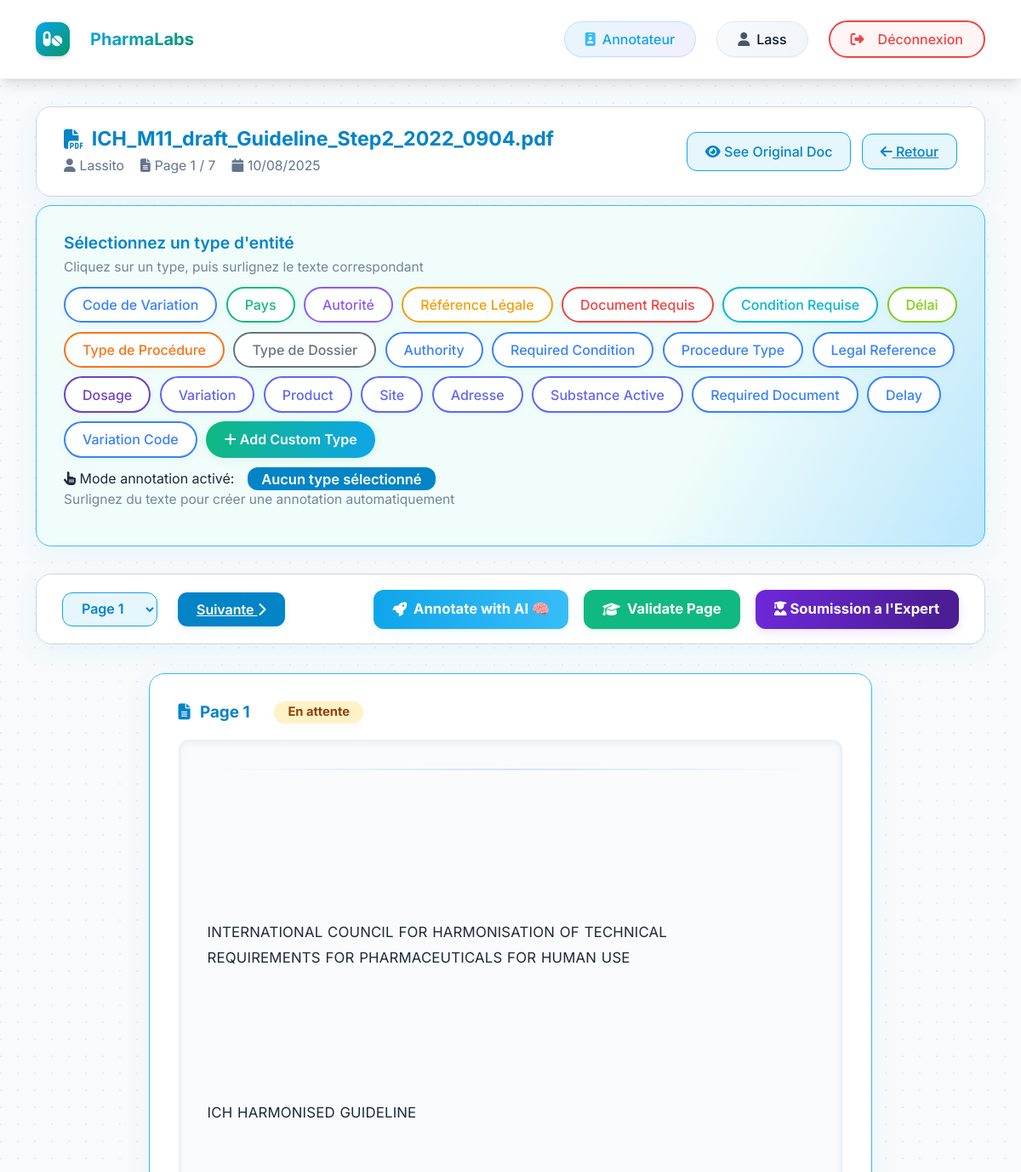
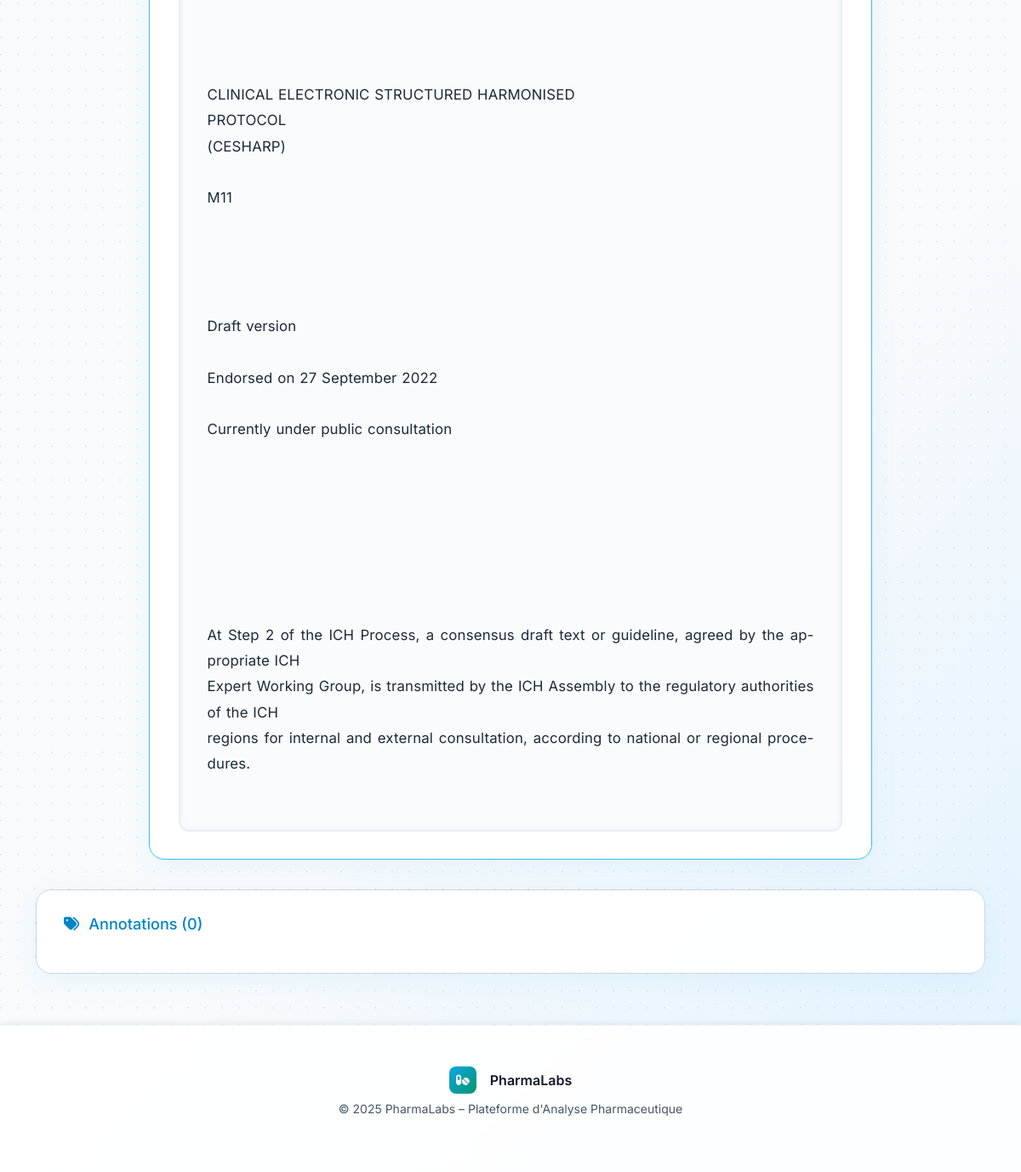
Screenshot of /annotation/document/142/ (signed in) with the database file from the repository (2 pictures, top to bottom).
### rawdocs/models.py (models this page shows, shortened)
class RawDocument(models.Model):
    url = models.URLField(help_text="URL d'origine du PDF", blank=True)
    file = models.FileField(upload_to=pdf_upload_to, help_text="Fichier PDF téléchargé")
    created_at = models.DateTimeField(auto_now_add=True)
    owner = models.ForeignKey(
        settings.AUTH_USER_MODEL,
        on_delete=models.CASCADE,
        related_name='raw_documents',
        null=True, blank=True,
        help_text="Utilisateur qui a téléchargé ce document"
    )
    is_validated = models.BooleanField(default=False, help_text="Document validé par un métadonneur")
    validated_at = models.DateTimeField(null=True, blank=True)
    is_ready_for_expert = models.BooleanField(default=False, help_text="Document prêt pour révision expert")
    expert_ready_at = models.DateTimeField(null=True, blank=True,
                                           help_text="Date à laquelle le document est devenu prêt pour l'expert")
    total_pages = models.IntegerField(default=0, help_text="Nombre total de pages")
    pages_extracted = models.BooleanField(default=False, help_text="Pages extraites individuellement")
    title = models.TextField(blank=True, help_text="Titre du document")
    doc_type = models.CharField("Type", max_length=100, blank=True, help_text="Type du document (guide, rapport…)")
    publication_date = models.CharField(max_length=100, blank=True, help_text="Date de publication")
    version = models.CharField(max_length=50, blank=True, help_text="Version extraite")
    source = models.CharField(max_length=255, blank=True, help_text="Organisation émettrice (EMA, FDA…)")
    context = models.TextField(blank=True, help_text="Contexte extrait (2 phrases max)")
    country = models.CharField(max_length=100, blank=True, help_text="Pays détecté (GPE ou TLD)")
    language = models.CharField(max_length=10, blank=True, help_text="Langue détectée (fr, en…)")
    url_source = models.URLField(blank=True, help_text="URL d'origine pour référence")

class DocumentPage(models.Model):
    document = models.ForeignKey(RawDocument, on_delete=models.CASCADE, related_name='pages')
    page_number = models.IntegerField(help_text="Numéro de page (1-indexé)")
    raw_text = models.TextField(help_text="Texte brut extrait de la page")
    cleaned_text = models.TextField(help_text="Texte nettoyé pour annotation")
    is_annotated = models.BooleanField(default=False)
    annotated_at = models.DateTimeField(null=True, blank=True)
    annotated_by = models.ForeignKey(
        settings.AUTH_USER_MODEL,
        on_delete=models.SET_NULL,
        null=True, blank=True,
        related_name='annotated_pages'
    )
    is_validated_by_human = models.BooleanField(default=False)
    human_validated_at = models.DateTimeField(null=True, blank=True)
    validated_by = models.ForeignKey(
        settings.AUTH_USER_MODEL,
        on_delete=models.SET_NULL,
        null=True, blank=True,
        related_name='validated_pages'
    )
    created_at = models.DateTimeField(auto_now_add=True)
    class Meta:
        unique_together = ['document', 'page_number']
        ordering = ['page_number']

class AnnotationType(models.Model):
    name = models.CharField(max_length=100, unique=True)
    display_name = models.CharField(max_length=100, help_text="Libellé affiché")
    color = models.CharField(max_length=7, default="#3b82f6", help_text="Couleur hexadécimale")
    description = models.TextField(blank=True)
    PROCEDURE_TYPE = "procedure_type"
    COUNTRY = "country"
    AUTHORITY = "authority"
    LEGAL_REFERENCE = "legal_reference"
    REQUIRED_DOCUMENT = "required_document"
    REQUIRED_CONDITION = "required_condition"
    DELAY = "delay"
    VARIATION_CODE = "variation_code"
    FILE_TYPE = "file_type"
    created_at = models.DateTimeField(auto_now_add=True)

### rawdocs/views.py (the view)
@login_required(login_url='rawdocs:login')
@user_passes_test(is_annotateur)
def annotate_document(request, doc_id):
    document = get_object_or_404(RawDocument, id=doc_id, is_validated=True)
    pages = document.pages.all()
    pnum = int(request.GET.get('page', 1))
    page_obj = get_object_or_404(DocumentPage, document=document, page_number=pnum)
    return render(request, 'rawdocs/annotate_document.html', {
        'document': document,
        'pages': pages,
        'current_page': page_obj,
        'annotation_types': AnnotationType.objects.all(),
        'existing_annotations': page_obj.annotations.all().order_by('start_pos'),
        'total_pages': document.total_pages
    })

### templates/rawdocs/annotate_document.html (shortened to what this page needs)
{% extends "base.html" %}
{% load rawdocs_extras %}
{% load static %}
{% block content %}
<link rel="stylesheet" href="{% static 'rawdocs/css/rlhf_styles.css' %}">
<link href="https://cdn.jsdelivr.net/npm/bootstrap@5.3.0/dist/css/bootstrap.min.css" rel="stylesheet">
<section class="annotation-header">
  <div class="header-info">
    <h2><i class="fas fa-file-pdf"></i> {{ document.file.name|basename }}</h2>
    <div class="document-meta">
      <span class="meta-item">
        <i class="fas fa-user"></i>
        {{ document.owner.username }}
      </span>
      <span class="meta-item">
        <i class="fas fa-file-alt"></i>
        Page {{ current_page.page_number }} / {{ total_pages }}
      </span>
      <span class="meta-item">
        <i class="fas fa-calendar"></i>
        {{ document.validated_at|date:"d/m/Y" }}
      </span>
    </div>
  </div>
    <div class="header-actions">
      <button class="btn-outline me-2" onclick="viewOriginalDocument({{ document.id }})">
        <i class="fas fa-eye"></i> See Original Doc
      </button>
      <a href="{% url 'rawdocs:annotation_dashboard' %}" class="btn-outline">
        <i class="fas fa-arrow-left"></i> Retour
      </a>
    </div>
</section>
<section class="annotation-types-panel">
  <h3>Sélectionnez un type d'entité</h3>
  <p class="instructions">Cliquez sur un type, puis surlignez le texte correspondant</p>
  <div class="annotation-types">
    {% for ann_type in annotation_types %}
    <button class="annotation-type-btn"
            data-type="{{ ann_type.name }}"
            data-color="{{ ann_type.color }}"
            style="border-color: {{ ann_type.color }}; color: {{ ann_type.color }};">
      {{ ann_type.display_name }}
    </button>
    {% endfor %}
    <button class="annotation-type-btn-add" onclick="showAddAnnotationTypeModal()" type="button">
      <i class="fas fa-plus"></i> Add Custom Type
    </button>
  </div>
  <div class="annotation-mode">
    <span class="mode-label">
      <i class="fas fa-hand-pointer"></i>
      Mode annotation activé:
    </span>
    <span id="current-mode" class="current-mode">Aucun type sélectionné</span>
  </div>
  <p class="help-text">Surlignez du texte pour créer une annotation automatiquement</p>
</section>
<section class="page-navigation">
  <div class="page-controls">
    <div class="page-selector">
      <select id="page-select" onchange="goToPage(this.value)">
        {% for page in pages %}
        <option value="{{ page.page_number }}"
                {% if page.page_number == current_page.page_number %}selected{% endif %}>
          Page {{ page.page_number }}
        </option>
        {% endfor %}
      </select>
    </div>
    {% if current_page.page_number < total_pages %}
      <a href="?page={{ current_page.page_number|add:'1' }}" class="nav-btn">
        Suivante <i class="fas fa-chevron-right"></i>
      </a>
    {% endif %}
  </div>
  <div class="ai-controls">
    <button id="groq-annotate-btn" class="btn-groq" onclick="annotateWithGroq()">
      <i class="fas fa-rocket"></i> Annotate with AI 🧠
    </button>
    <button id="validate-page-btn" class="btn-validate" onclick="validatePage()"
            {% if current_page.is_validated_by_human %}disabled{% endif %}>
      <i class="fas fa-graduation-cap"></i>
      {% if current_page.is_validated_by_human %}
        Page Validée 🎓
      {% else %}
        Validate Page
      {% endif %}
    </button>
    {% if not document.is_ready_for_expert %}
      <button id="submit-document-expert-btn" class="btn-expert" onclick="submitDocumentForExpert()">
        <i class="fas fa-user-graduate"></i>
        Soumission a l'Expert
      </button>
    {% else %}
      <button class="btn btn-success" disabled>
        <i class="fas fa-check-circle"></i>
        Document Soumis ✓
      </button>
    {% endif %}
  </div>
</section>
<section class="text-content-card main-content">
  <h3>
    <i class="fas fa-file-text"></i>
    Page {{ current_page.page_number }}
    {% if current_page.is_validated_by_human %}
      <span class="page-status validated-human">Validée par humain</span>
    {% elif current_page.is_annotated %}
      <span class="page-status annotated">Annotée</span>
    {% else %}
      <span class="page-status pending">En attente</span>
    {% endif %}
  </h3>
  <div id="text-content" class="text-content" data-page-id="{{ current_page.id }}">
    {{ current_page.cleaned_text }}
  </div>
</section>
<section class="annotations-list">
  <h3><i class="fas fa-tags"></i> Annotations ({{ existing_annotations.count }})</h3>
</section>
{% endblock %}

### templates/base.html (shortened to what this page needs)
{% load static %}
<!DOCTYPE html>
<html lang="fr">
<head>
  <script src="https://cdn.tailwindcss.com"></script>
  <link rel="stylesheet" href="{% static 'rawdocs/css/styles.css' %}">
  <link href="https://cdnjs.cloudflare.com/ajax/libs/font-awesome/6.4.0/css/all.min.css" rel="stylesheet">
</head>
<body class="min-h-screen flex flex-col">
  <div class="fixed inset-0 opacity-3 pointer-events-none">
  </div>
  <div class="app-container flex-1 flex flex-col relative z-10">
    <header class="site-header">
      <div class="header-content container mx-auto px-6 flex items-center justify-between py-4">
        {% with group=user.groups.first.name %}
        {% if group == "Annotateur" %}
          <a href="{% url 'rawdocs:annotation_dashboard' %}" class="logo group flex items-center text-xl font-bold transition-all duration-300">
        {% elif group == "Expert" %}
          <a href="{% url 'expert:dashboard' %}" class="logo group flex items-center text-xl font-bold transition-all duration-300">
        {% elif group == "Metadonneur" %}
          <a href="{% url 'rawdocs:dashboard' %}" class="logo group flex items-center text-xl font-bold transition-all duration-300">
        {% else %}
          <a href="#" class="logo group flex items-center text-xl font-bold transition-all duration-300">
        {% endif %}
      {% endwith %}
            <div class="logo-icon p-2 rounded-xl mr-3 group-hover:scale-110 transition-transform duration-300">
              <i class="fas fa-pills text-white"></i>
            </div>
            <span>
            </span>
          </a>
        {% if user.is_authenticated %}
          <div class="user-info flex items-center gap-4">
            <div class="user-badge px-4 py-2 rounded-full border">
              <span class="flex items-center font-medium">
                <i class="fas fa-id-badge mr-2"></i>
                {{ user.groups.first.name }}
              </span>
            </div>
            <div class="user-badge px-4 py-2 rounded-full border">
              <span class="flex items-center font-medium">
                <i class="fas fa-user mr-2"></i>
                {{ user.username }}
              </span>
            </div>
            <form method="post" action="{% url 'rawdocs:logout' %}">
              <button type="submit"
                      class="btn-logout group inline-flex items-center px-4 py-2 border-2 rounded-full transition-all duration-300 hover:shadow-lg hover:scale-105">
                <i class="fas fa-sign-out-alt mr-2 group-hover:animate-pulse"></i>
                <span>Déconnexion</span>
              </button>
            </form>
          </div>
        {% endif %}
      </div>
    </header>
    <main class="site-main flex-1 container mx-auto px-6 py-8">
      <div class="main-content-wrapper animate-fadeInUp">
        {% block content %}{% endblock %}
      </div>
    </main>
    <footer class="site-footer py-6">
      <div class="footer-content text-center">
        <div class="flex items-center justify-center gap-3 mb-2">
          <div class="w-8 h-8 rounded-lg flex items-center justify-center">
            <i class="fas fa-pills text-white text-sm"></i>
          </div>
          <span class="font-semibold">PharmaLabs</span>
        </div>
        <p class="text-sm">
          &copy; 2025 PharmaLabs – Plateforme d'Analyse Pharmaceutique
        </p>
      </div>
    </footer>
  </div>
</body>
</html>

### rows the page displays
RawDocument: file.name|basename "ICH_M11_draft_Guideline_Step2_2022_0904.pdf", owner.username "Lassito", validated_at "10/08/2025"
DocumentPage: page_number "1", cleaned_text "INTERNATIONAL COUNCIL FOR HARMONISATION OF TECHNICAL REQUIREMENTS FOR PHARMACEUTICALS FOR HUMAN USE ICH HARMONISED GUIDELINE CLINICAL ELECTRONIC STRUCTURED HARMONISED PROTOCOL (CESHARP) M11 Draft version Endorsed on 27 September 2022 Currently under public consultation At Step 2 of the ICH Process, a consensus draft text or guideline, agreed by the appropriate ICH Expert Working Group, is transmitted by the ICH Assembly to the regulatory authorities of the ICH regions for internal and external consultation, according to national or regional procedures."
AnnotationType: display_name "Code de Variation"
AnnotationType: display_name "Pays"
AnnotationType: display_name "Autorité"
AnnotationType: display_name "Référence Légale"
AnnotationType: display_name "Document Requis"
AnnotationType: display_name "Condition Requise"
AnnotationType: display_name "Délai"
AnnotationType: display_name "Type de Procédure"
AnnotationType: display_name "Type de Dossier"
AnnotationType: display_name "Authority"
AnnotationType: display_name "Required Condition"
AnnotationType: display_name "Procedure Type"
AnnotationType: display_name "Legal Reference"
AnnotationType: display_name "Dosage"
AnnotationType: display_name "Variation"
AnnotationType: display_name "Product"
AnnotationType: display_name "Site"
AnnotationType: display_name "Adresse"
AnnotationType: display_name "Substance Active"
AnnotationType: display_name "Required Document"
AnnotationType: display_name "Delay"
AnnotationType: display_name "Variation Code"

### other values shown
{{ user.groups.first.name }} "Annotateur"
{{ user.username }} "Lass"
{{ total_pages }} "7"
{{ existing_annotations.count }} "0"
